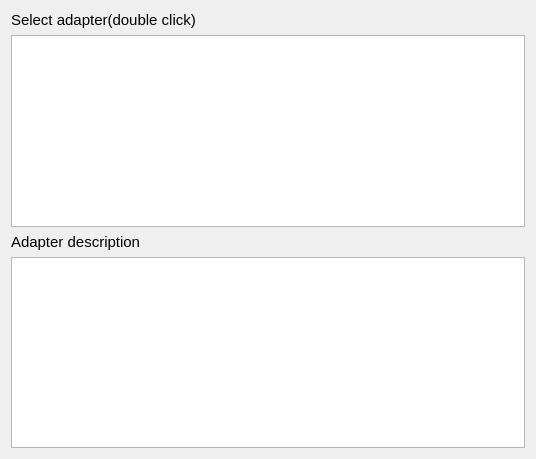
<?xml version="1.0" encoding="UTF-8"?>
<ui version="4.0">
 <class>Adapter</class>
 <widget class="QDialog" name="Adapter">
  <property name="geometry">
   <rect>
    <x>0</x>
    <y>0</y>
    <width>536</width>
    <height>459</height>
   </rect>
  </property>
  <property name="windowTitle">
   <string>Select Adapter</string>
  </property>
  <layout class="QGridLayout" name="gridLayout_3">
   <item row="0" column="0">
    <layout class="QGridLayout" name="gridLayout_2">
     <item row="0" column="0">
      <layout class="QVBoxLayout" name="verticalLayout_2" stretch="0,1,0,1">
       <item>
        <widget class="QLabel" name="label">
         <property name="font">
          <font>
           <pointsize>11</pointsize>
          </font>
         </property>
         <property name="text">
          <string>Select adapter(double click)</string>
         </property>
        </widget>
       </item>
       <item>
        <widget class="QTreeView" name="treeViewAdapter"/>
       </item>
       <item>
        <widget class="QLabel" name="label_2">
         <property name="font">
          <font>
           <pointsize>11</pointsize>
          </font>
         </property>
         <property name="text">
          <string>Adapter description</string>
         </property>
        </widget>
       </item>
       <item>
        <widget class="QTreeView" name="treeViewAdapterDesc"/>
       </item>
      </layout>
     </item>
    </layout>
   </item>
  </layout>
 </widget>
 <resources/>
 <connections/>
</ui>
